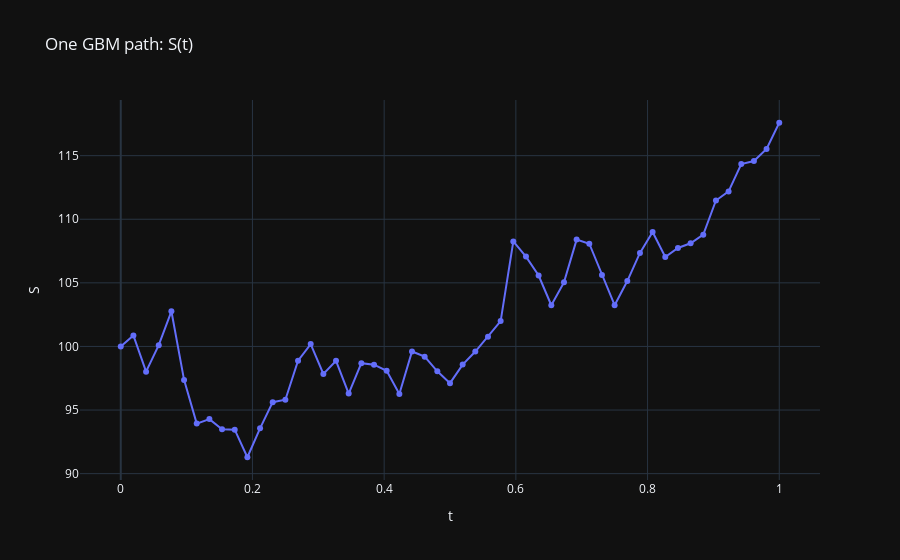
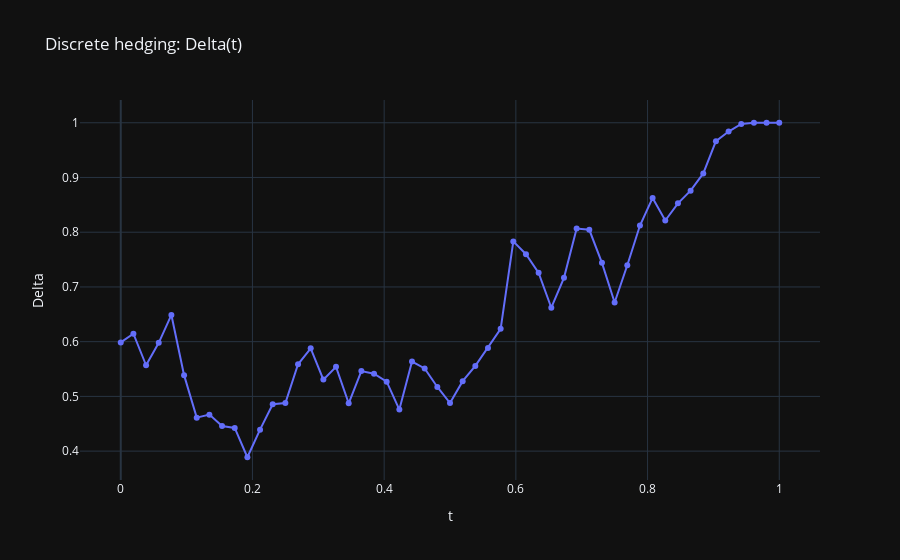

The notebook cell these images were saved under, in order:
### Markdown cell above
### 8.1 One-path visualization

**Interpretation**
- Delta changes through time, especially near maturity / near strike.
- Replication error occurs because hedging is discrete.

### Code cell
M = 52
path_res = hedge_one_path_bs_delta(S0, K, T, r, sigma, M=M, option_type=option_type,
                                  rng=np.random.default_rng(SEED), mu_for_path=r)

print("C0:", path_res["C0"])
print("Payoff_T:", path_res["payoff_T"])
print("Portfolio_T:", path_res["portfolio_T"])
print("Error:", path_res["error"])

figS = go.Figure()
figS.add_trace(go.Scatter(x=path_res["t"], y=path_res["S"], mode="lines+markers", name="S(t)"))
figS.update_layout(title="One GBM path: S(t)", xaxis_title="t", yaxis_title="S", template="plotly_dark")
figS.show()
figS.write_html(ASSETS_DIR / "one_path_S.html")

figD = go.Figure()
figD.add_trace(go.Scatter(x=path_res["t"], y=path_res["deltas"], mode="lines+markers", name="Delta(t)"))
figD.update_layout(title="Discrete hedging: Delta(t)", xaxis_title="t", yaxis_title="Delta", template="plotly_dark")
figD.show()
figD.write_html(ASSETS_DIR / "one_path_delta.html")

### Figure 1 — Plotly figure (JSON) as saved in the notebook; plotly's stock layout.template omitted (floating-point values rounded to 4 significant figures)
{"data": [{"mode": "lines+markers", "name": "S(t)", "type": "scatter", "x": [0, 0.01923, 0.03846, 0.05769, 0.07692, 0.09615, 0.1154, 0.1346, 0.1538, 0.1731, 0.1923, 0.2115, 0.2308, 0.25, 0.2692, 0.2885, 0.3077, 0.3269, 0.3462, 0.3654, 0.3846, 0.4038, 0.4231, 0.4423, 0.4615, 0.4808, 0.5, 0.5192, 0.5385, 0.5577, 0.5769, 0.5962, 0.6154, 0.6346, 0.6538, 0.6731, 0.6923, 0.7115, 0.7308, 0.75, 0.7692, 0.7885, 0.8077, 0.8269, 0.8462, 0.8654, 0.8846, 0.9038, 0.9231, 0.9423, 0.9615, 0.9808, 1], "y": [100.0, 100.9, 98.02, 100.1, 102.8, 97.37, 93.94, 94.29, 93.48, 93.46, 91.29, 93.56, 95.62, 95.81, 98.87, 100.2, 97.84, 98.87, 96.29, 98.69, 98.57, 98.08, 96.27, 99.61, 99.2, 98.05, 97.11, 98.58, 99.6, 100.8, 102.0, 108.3, 107.1, 105.6, 103.2, 105.0, 108.4, 108.1, 105.6, 103.2, 105.1, 107.4, 109.0, 107.0, 107.7, 108.1, 108.8, 111.5, 112.2, 114.3, 114.6, 115.5, 117.6]}], "layout": {"title": {"text": "One GBM path: S(t)"}, "xaxis": {"title": {"text": "t"}}, "yaxis": {"title": {"text": "S"}}}}

### Figure 2 — Plotly figure (JSON) as saved in the notebook; plotly's stock layout.template omitted (floating-point values rounded to 4 significant figures)
{"data": [{"mode": "lines+markers", "name": "Delta(t)", "type": "scatter", "x": [0, 0.01923, 0.03846, 0.05769, 0.07692, 0.09615, 0.1154, 0.1346, 0.1538, 0.1731, 0.1923, 0.2115, 0.2308, 0.25, 0.2692, 0.2885, 0.3077, 0.3269, 0.3462, 0.3654, 0.3846, 0.4038, 0.4231, 0.4423, 0.4615, 0.4808, 0.5, 0.5192, 0.5385, 0.5577, 0.5769, 0.5962, 0.6154, 0.6346, 0.6538, 0.6731, 0.6923, 0.7115, 0.7308, 0.75, 0.7692, 0.7885, 0.8077, 0.8269, 0.8462, 0.8654, 0.8846, 0.9038, 0.9231, 0.9423, 0.9615, 0.9808, 1], "y": [0.5987, 0.6146, 0.5569, 0.5979, 0.6488, 0.5389, 0.4612, 0.4667, 0.4457, 0.4424, 0.3888, 0.4393, 0.4856, 0.4878, 0.5586, 0.5878, 0.5307, 0.554, 0.4874, 0.5462, 0.5415, 0.527, 0.4758, 0.5637, 0.5512, 0.5172, 0.4879, 0.5279, 0.5558, 0.5884, 0.6234, 0.7832, 0.7597, 0.7257, 0.662, 0.7166, 0.8067, 0.8044, 0.744, 0.6715, 0.7396, 0.8123, 0.8627, 0.8214, 0.8528, 0.8759, 0.9074, 0.9663, 0.9839, 0.9978, 0.9998, 1.0, 1.0]}], "layout": {"title": {"text": "Discrete hedging: Delta(t)"}, "xaxis": {"title": {"text": "t"}}, "yaxis": {"title": {"text": "Delta"}}}}
